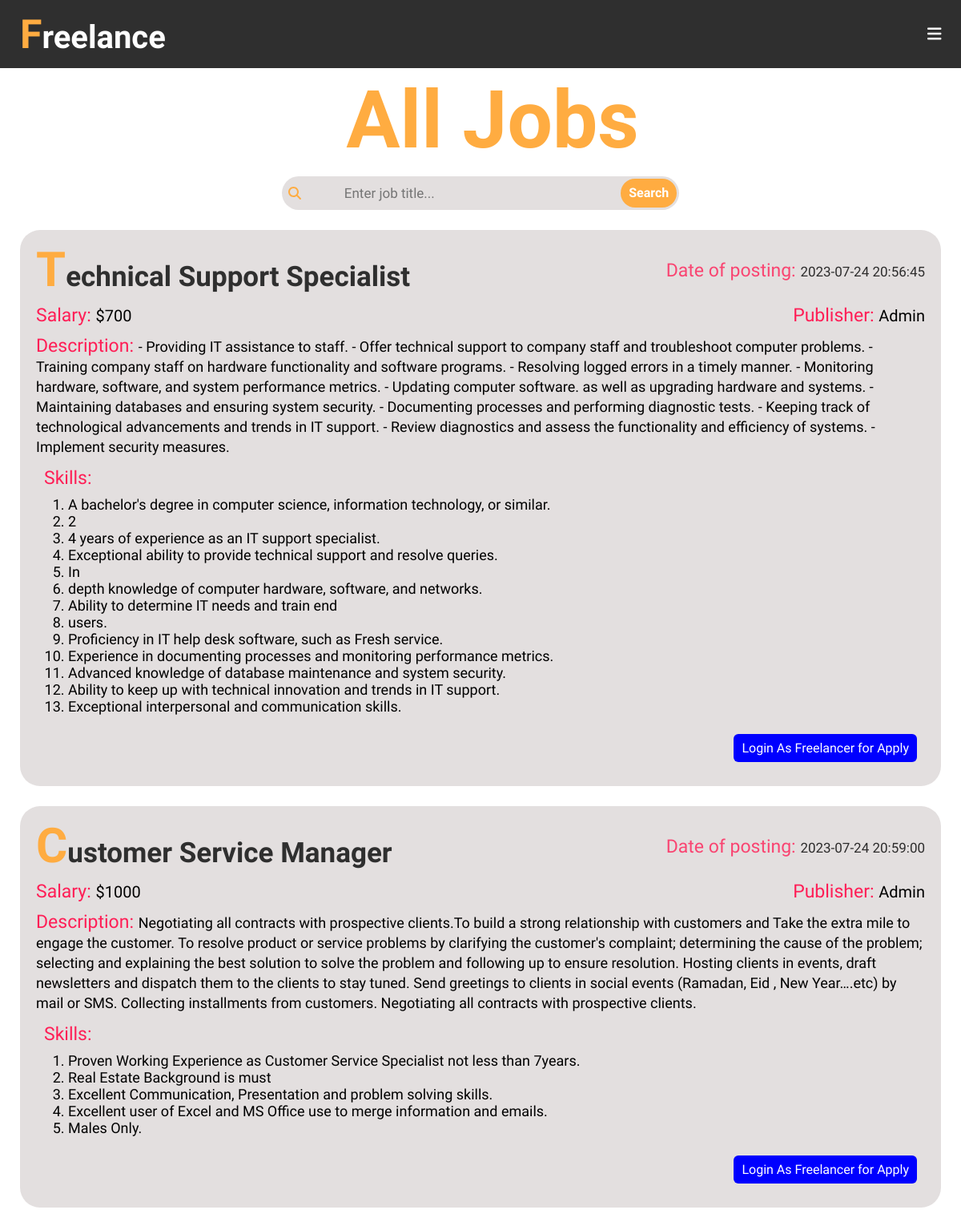
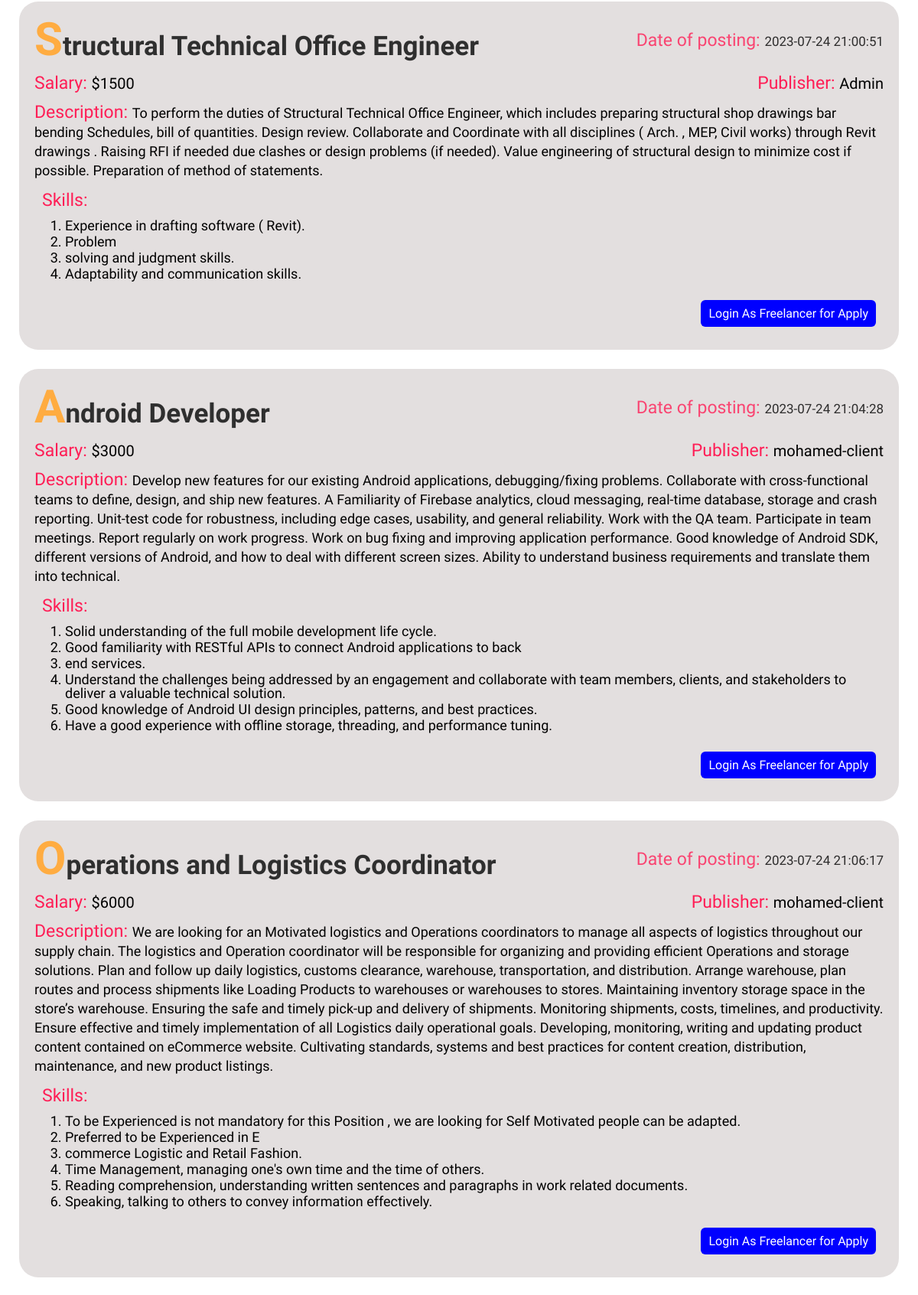
Page /allJobs.php (upper part) on the committed database (2 pictures, top to bottom).
### tables this page shows
CREATE TABLE `jobs` (
  `JobID` int(11) NOT NULL,
  `JobTitle` varchar(255) NOT NULL,
  `JobSalary` int(11) NOT NULL,
  `JobDescription` text NOT NULL,
  `JobSkills` text NOT NULL,
  `JobDate` datetime NOT NULL,
  `MemberID` varchar(255) NOT NULL,
  `CatID` int(11) NOT NULL
);

CREATE TABLE `users` (
  `ID` varchar(255) NOT NULL,
  `Name` varchar(255) NOT NULL,
  `Email` varchar(255) NOT NULL,
  `Password` varchar(255) NOT NULL,
  `UserRole` enum('Admin','Client','Freelancer') NOT NULL,
  `PhoneNumber` int(11) DEFAULT NULL,
  `UserDate` datetime NOT NULL
);

### allJobs.php (the view, shortened to what this page needs)
<?php
	require('initialize.php');
?>
<div class="body">
  <?php require $temp . ('navbar.php');?>
  <section class="container">
    <?php
      if (isset($_GET['categoryID'])) {
        $stmt = $CONDB->prepare("SELECT
                                        `jobs`.*,
                                        `users`.`Name`
                                    FROM
                                        `jobs`
                              INNER JOIN
                                        `users`
                                      ON
                                        `users`.`ID` = `jobs`.`MemberID`
                                    WHERE
                                        `CatID` = ?");
        $stmt->execute([$_GET['categoryID']]);
        $rows = $stmt->fetchAll();
        $count = $stmt->rowCount();
      }
      else {
        if (isset($_GET['submit'])) {
          if ($_SERVER['REQUEST_METHOD'] === 'GET') {
            $job = htmlspecialchars($_GET['searchJob']);
            $stmt = $CONDB->prepare("SELECT
                                            `jobs`.*,
                                            `users`.`Name`
                                        FROM
                                            `jobs`
                                  INNER JOIN
                                            `users`
                                          ON
                                            `users`.`ID` = `jobs`.`MemberID`
                                        WHERE
                                            `JobTitle` LIKE '%' ? '%'");
            $stmt->execute([$job]);
            $rows = $stmt->fetchAll();
            $count = $stmt->rowCount();
          }
        }
        else {
          $stmt = $CONDB->prepare("SELECT
                                          `jobs`.*,
                                          `users`.`Name`
                                      FROM
                                          `jobs`
                                INNER JOIN
                                          `users`
                                        ON
                                          `users`.`ID` = `jobs`.`MemberID`");
          $stmt->execute();
          $rows = $stmt->fetchAll();
          $count = $stmt->rowCount();
        }
      }
      ?>
    <div class="name-of-page">
      <h1><?= $_GET['categoryName']?></h1>
    </div>
    <?php
      if ($count > 0) {
        ?>
					<div class="search-bar">
						<form action="<?php $_SERVER['PHP_SELF']?>" method="GET">
							<i class="search-icon fa-solid fa-magnifying-glass"></i>
							<input type="search" name="searchJob" placeholder="Enter job title...">
							<input type="submit" name="submit" value="Search">
						</form>
					</div>
        <?php
        foreach ($rows as $row) {
          ?>
            <div class="section-job">
              <div class="section-one">
                <div class="section-title">
                  <p class="title"><?= $row['JobTitle']?></p>
                </div>
                <div class="section-date">
                  <p class="date"><span>Date of posting: </span><?= $row['JobDate']?></p>
                </div>
              </div>
              <div class="section-two">
                <div class="section-salary">
                  <p class="salary"><span>Salary: </span>$<?= $row['JobSalary']?></p>
                </div>
                <div class="section-publisher">
                  <p class="publisher"><span>Publisher: </span><?= $row['Name']?></p>
                </div>
              </div>
              <div class="section-three">
                <div class="section-description">
                  <p class="description"><span>Description: </span><?= $row['JobDescription']?></p>
                </div>
              </div>
              <div class="section-four">
                <div class="section-skills">
                  <span>Skills:</span>
                  <?php
                    $jobSkillsArray = explode('-', $row['JobSkills']);
                    echo '<ol type="1">';
                      foreach ($jobSkillsArray as $skill) {
                        echo '<p class="skill"><li>'.$skill.'</li></p>';
                      }
                    echo '</ol>';
                  ?>
                </div>
              </div>
              <?php
                if (isset($_SESSION['NAME'])) {
                  if ($_SESSION['ACCESS'] == 'Freelancer') {
                    ?>
                      <div class="section-five">
                        <div class="button-apply">
                          <a
                            href="./apply.php?
                                            userID=<?=$_SESSION['ID']?>
                                            &JobPublisher=<?=$row['MemberID']?>
                                            &categoryID=<?=$row['CatID']?>
                                            &jobID=<?=$row['JobID']?>"
                                            target="_blank">Apply For Job</a>
                        </div>
                      </div>
                    <?php
                  }
                  else {
                    ?>
                      <div class="section-five">
                        <div class="button-apply disabled">
                          <a>Only a freelancer can apply for the job</a>
                        </div>
                      </div>
                    <?php
                  }
                }
                else {
                  ?>
                    <div class="section-five">
                      <div class="button-apply">
                        <a href="./login.php">Login As Freelancer for Apply</a>
                      </div>
                    </div>
                  <?php
                }
              ?>
            </div>
          <?php
        }
      }
    ?>
  </section>
</div>
<?php require $temp . ('end.body.php');?>

### layout/css/style.css (style rules this page uses)
.container .name-of-page { display: flex; align-items: center; justify-content: center; margin: 15px 0 0 30px; }
.container .name-of-page h1 { font-size: 100px; font-weight: 900; color: var(--secondary-color); }
.container .search-bar { display: grid; justify-content: space-around; margin-top: 20px; }
.container .search-bar form { display: grid; align-items: center; grid-template-columns: repeat(7, 1fr); grid-template-areas: "icon input input input input input button"; background-color: var(--darkWhite-color); padding: 3px; border-radius: var(--radius-input); -webkit-border-radius: var(--radius-input); -moz-border-radius: var(--radius-input); -ms-border-radius: var(--radius-input); -o-border-radius: var(--radius-input); }
.container .search-bar form .search-icon { grid-area: icon; color: var(--secondary-color); padding: 0px 5px; }
.container .search-bar form input[type="search"] { grid-area: input; background-color: inherit; font-size: var(--input-font-size); padding: var(--input-text-padding); border: none; outline: none; }
.container .search-bar form input[type="submit"] { grid-area: button; background-color: var(--secondary-color); color: var(--white-color); font-size: var(--button-font-weight); font-weight: var(--button-font-weight); padding: 10px; border: none; border-radius: inherit; -webkit-border-radius: inherit; -moz-border-radius: inherit; -ms-border-radius: inherit; -o-border-radius: inherit; }

### layout/css/nav&footer&scrollbar&colors.css (style rules this page uses)
* { box-sizing: border-box; text-decoration: none; font-family: 'Geologica', sans-serif; line-height: 1; padding: 0; margin: 0; }
html { scroll-behavior: smooth; }
body { position: relative; }
:root { --primary-color: #323232; --primary2-color: #2f2f2f; --secondary-color: #FFAC41; --red-color: #ff1e56; --darkWhite-color: #e3dfdf; --gray-color: #999999; --white-color: #ffffff; --link-color: #0000ff; --padding-left-right: 25px; --h1-size: 80px; --h2-size: 75px; --h3-size: 35px; --h4-size: 30px; --h5-size: 20px; --p-size: 18px; --line-height: 30px; --radius-input: 30px; --input-font-size: 17px; --input-text-padding: 5px; --button-font-size: 16px; --button-font-weight: 600; }
.body { height: 100vh; display: grid; grid-template-columns: repeat(1, 1fr); grid-template-rows: auto auto auto; grid-template-areas: "header" "container" "footer"; }
.container { grid-area: container; }

### rows in the picture
jobs: JobTitle "Technical Support Specialist", JobDate "2023-07-24 20:56:45", JobSalary "700", MemberID.Name "Admin", JobDescription "- Providing IT assistance to staff. - Offer technical support to company staff and troubleshoot computer problems. - Training company staff on hardware functionality and software programs. - Resolving logged errors in a timely manner. - Monitoring hardware, software, and system performance metrics. - Updating computer software. as well as upgrading hardware and systems. - Maintaining databases and ensuring system security. - Documenting processes and performing diagnostic tests. - Keeping track of technological advancements and trends in IT support. - Review diagnostics and assess the functionality and efficiency of systems. - Implement security measures.", JobSkills "A bachelor's degree in computer science, information technology, or similar.", JobSkills "2", JobSkills "4 years of experience as an IT support specialist.", JobSkills "Exceptional ability to provide technical support and resolve queries.", JobSkills "In", JobSkills "depth knowledge of computer hardware, software, and networks.", JobSkills "Ability to determine IT needs and train end", JobSkills "users.", JobSkills "Proficiency in IT help desk software, such as Fresh service.", JobSkills "Experience in documenting processes and monitoring performance metrics.", JobSkills "Advanced knowledge of database maintenance and system security.", JobSkills "Ability to keep up with technical innovation and trends in IT support.", JobSkills "Exceptional interpersonal and communication skills."
jobs: JobTitle "Customer Service Manager", JobDate "2023-07-24 20:59:00", JobSalary "1000", MemberID.Name "Admin", JobDescription "Negotiating all contracts with prospective clients.To build a strong relationship with customers and Take the extra mile to engage the customer. To resolve product or service problems by clarifying the customer's complaint; determining the cause of the problem; selecting and explaining the best solution to solve the problem and following up to ensure resolution. Hosting clients in events, draft newsletters and dispatch them to the clients to stay tuned. Send greetings to clients in social events (Ramadan, Eid , New Year….etc) by mail or SMS. Collecting installments from customers. Negotiating all contracts with prospective clients.", JobSkills "Proven Working Experience as Customer Service Specialist not less than 7years.", JobSkills "Real Estate Background is must", JobSkills "Excellent Communication, Presentation and problem solving skills.", JobSkills "Excellent user of Excel and MS Office use to merge information and emails.", JobSkills "Males Only."
jobs: JobTitle "Structural Technical Office Engineer", JobDate "2023-07-24 21:00:51", JobSalary "1500", MemberID.Name "Admin", JobDescription "To perform the duties of Structural Technical Office Engineer, which includes preparing structural shop drawings bar bending Schedules, bill of quantities. Design review. Collaborate and Coordinate with all disciplines ( Arch. , MEP, Civil works) through Revit drawings . Raising RFI if needed due clashes or design problems (if needed). Value engineering of structural design to minimize cost if possible. Preparation of method of statements.", JobSkills "Experience in drafting software ( Revit).", JobSkills "Problem", JobSkills "solving and judgment skills.", JobSkills "Adaptability and communication skills."
jobs: JobTitle "Android Developer", JobDate "2023-07-24 21:04:28", JobSalary "3000", MemberID.Name "mohamed-client", JobDescription "Develop new features for our existing Android applications, debugging/fixing problems. Collaborate with cross-functional teams to define, design, and ship new features. A Familiarity of Firebase analytics, cloud messaging, real-time database, storage and crash reporting. Unit-test code for robustness, including edge cases, usability, and general reliability. Work with the QA team. Participate in team meetings. Report regularly on work progress. Work on bug fixing and improving application performance. Good knowledge of Android SDK, different versions of Android, and how to deal with different screen sizes. Ability to understand business requirements and translate them into technical.", JobSkills "Solid understanding of the full mobile development life cycle.", JobSkills "Good familiarity with RESTful APIs to connect Android applications to back", JobSkills "end services.", JobSkills "Understand the challenges being addressed by an engagement and collaborate with team members, clients, and stakeholders to deliver a valuable technical solution.", JobSkills "Good knowledge of Android UI design principles, patterns, and best practices.", JobSkills "Have a good experience with offline storage, threading, and performance tuning."
jobs: JobTitle "Operations and Logistics Coordinator", JobDate "2023-07-24 21:06:17", JobSalary "6000", MemberID.Name "mohamed-client", JobDescription "We are looking for an Motivated logistics and Operations coordinators to manage all aspects of logistics throughout our supply chain. The logistics and Operation coordinator will be responsible for organizing and providing efficient Operations and storage solutions. Plan and follow up daily logistics, customs clearance, warehouse, transportation, and distribution. Arrange warehouse, plan routes and process shipments like Loading Products to warehouses or warehouses to stores. Maintaining inventory storage space in the store’s warehouse. Ensuring the safe and timely pick-up and delivery of shipments. Monitoring shipments, costs, timelines, and productivity. Ensure effective and timely…", JobSkills "To be Experienced is not mandatory for this Position , we are looking for Self Motivated people can be adapted.", JobSkills "Preferred to be Experienced in E", JobSkills "commerce Logistic and Retail Fashion.", JobSkills "Time Management, managing one's own time and the time of others.", JobSkills "Reading comprehension, understanding written sentences and paragraphs in work related documents.", JobSkills "Speaking, talking to others to convey information effectively."

### other values in the picture
$_GET['categoryName'] "All Jobs"
